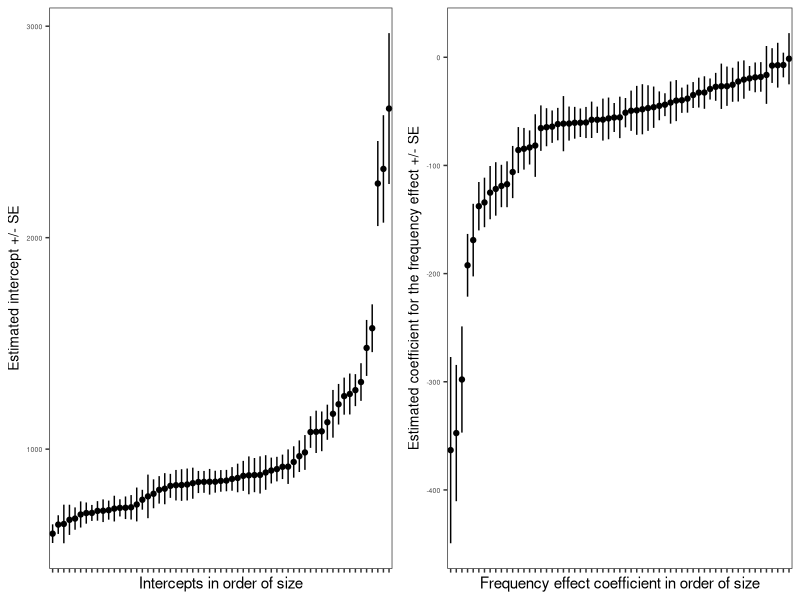
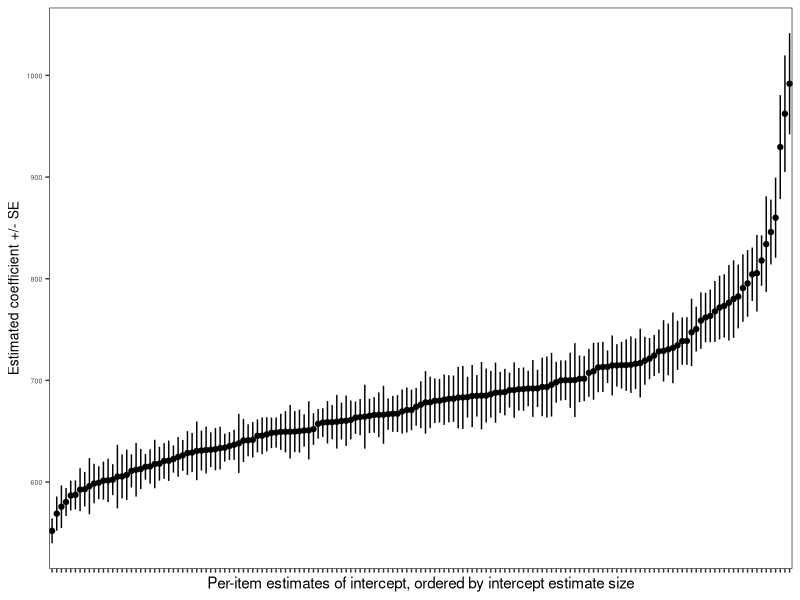

The R source for these figures, in order:
## ---- chunk 1
knitr::opts_chunk$set(echo = TRUE)
## ---- chunk 2
library(broom)
library(gridExtra)
library(lme4)
library(tidyverse)
## ---- chunk 3
long.all.noNAs <- read_csv("long.all.noNAs.csv", 
                  col_types = cols(
                    subjectID = col_factor(),
                    item_name = col_factor()
                    )
                  )
## ---- chunk 4

# plot intercept and lm frequency coefficient for each child, data considered separately
 
freqperchildlm <- long.all.noNAs %>%
                  group_by(subjectID) %>% 
                  do(tidy(lm(RT ~ Lg.UK.CDcount, data=.)))

freqperchildlm$term <- as.factor(freqperchildlm$term)

freqperchildlmint <- filter(freqperchildlm, term == '(Intercept)')
freqperchildlmfreq <- filter(freqperchildlm, term == 'Lg.UK.CDcount')

pfreqperchildlmint <- freqperchildlmint %>%
ggplot(aes(x = fct_reorder(subjectID, estimate), y = estimate, ymin = estimate - std.error, ymax = estimate + std.error)) + 
  geom_point() + geom_linerange() + 
  theme_bw() + 
  xlab("Intercepts in order of size") +
  ylab("Estimated intercept +/- SE") + 
  theme(axis.title.y = element_text(size = 10), axis.text.y = element_text(size = 5), axis.text.x = element_blank(), panel.grid = element_blank())

pfreqperchildlmfreq <- freqperchildlmfreq %>%
ggplot(aes(x = fct_reorder(subjectID, estimate), y = estimate, ymin = estimate - std.error, ymax = estimate + std.error)) + 
  geom_point() + geom_linerange() + 
  theme_bw() + 
  xlab("Frequency effect coefficient in order of size") +
  ylab("Estimated coefficient for the frequency effect +/- SE") + 
  theme(axis.title.y = element_text(size = 10), axis.text.y = element_text(size = 5), axis.text.x = element_blank(), panel.grid = element_blank())
 
grid.arrange(pfreqperchildlmint, pfreqperchildlmfreq,
             ncol = 2) 
 
## ---- chunk 5

# what about variation between items in intercepts?
# -- for each itemname, plots ordered by meanRT

# create a model for each item, including just the intercept

wperitemlm <- long.all.noNAs %>% 
              group_by(item_name) %>% 
              do(tidy(lm(RT ~ 1, data=.)))
wperitemlm$term <- as.factor(wperitemlm$term)
# wperitemlm

# plot intercepts by-items -- ordering items by item_name by estimated intercept size

pwperitemlmint <- ggplot(wperitemlm, aes(x = fct_reorder(item_name, estimate), y = estimate, ymin = estimate - std.error, ymax = estimate + std.error))
pwperitemlmint + geom_point() + geom_linerange() + 
  theme_bw() + ylab("Estimated coefficient +/- SE") + xlab("Per-item estimates of intercept, ordered by intercept estimate size") +
  theme(axis.title.y = element_text(size = 10), axis.text.y = element_text(size = 5), axis.text.x = element_blank(), panel.grid = element_blank())

